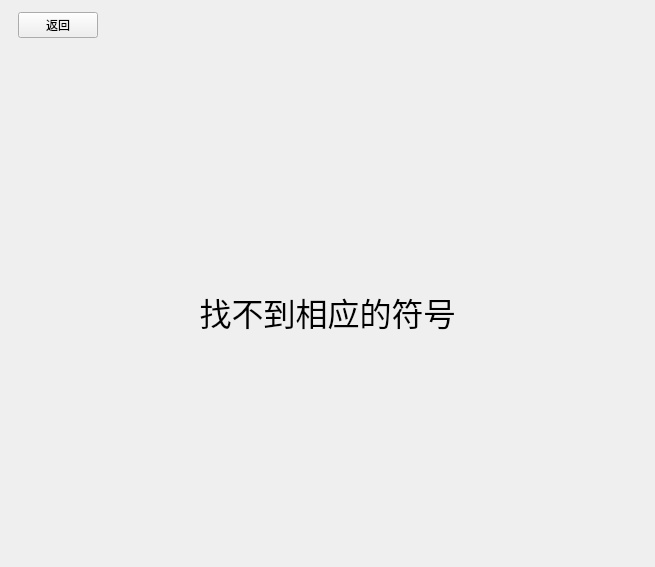
<?xml version="1.0" encoding="UTF-8"?>
<ui version="4.0">
 <class>SearchFailed</class>
 <widget class="QWidget" name="SearchFailed">
  <property name="geometry">
   <rect>
    <x>0</x>
    <y>0</y>
    <width>655</width>
    <height>567</height>
   </rect>
  </property>
  <property name="windowTitle">
   <string>Form</string>
  </property>
  <layout class="QVBoxLayout" name="verticalLayout_2">
   <property name="leftMargin">
    <number>0</number>
   </property>
   <property name="topMargin">
    <number>0</number>
   </property>
   <property name="rightMargin">
    <number>0</number>
   </property>
   <property name="bottomMargin">
    <number>0</number>
   </property>
   <item>
    <layout class="QVBoxLayout" name="verticalLayout" stretch="10,100">
     <item>
      <layout class="QHBoxLayout" name="horizontalLayout">
       <item>
        <spacer name="horizontalSpacer">
         <property name="orientation">
          <enum>Qt::Horizontal</enum>
         </property>
         <property name="sizeType">
          <enum>QSizePolicy::Fixed</enum>
         </property>
         <property name="sizeHint" stdset="0">
          <size>
           <width>18</width>
           <height>20</height>
          </size>
         </property>
        </spacer>
       </item>
       <item>
        <widget class="QPushButton" name="ReturnBtn">
         <property name="minimumSize">
          <size>
           <width>40</width>
           <height>0</height>
          </size>
         </property>
         <property name="text">
          <string>返回</string>
         </property>
        </widget>
       </item>
       <item>
        <spacer name="horizontalSpacer_2">
         <property name="orientation">
          <enum>Qt::Horizontal</enum>
         </property>
         <property name="sizeType">
          <enum>QSizePolicy::Expanding</enum>
         </property>
         <property name="sizeHint" stdset="0">
          <size>
           <width>18</width>
           <height>20</height>
          </size>
         </property>
        </spacer>
       </item>
       <item>
        <widget class="QLabel" name="SearchResultLabel">
         <property name="text">
          <string/>
         </property>
        </widget>
       </item>
       <item>
        <spacer name="horizontalSpacer_3">
         <property name="orientation">
          <enum>Qt::Horizontal</enum>
         </property>
         <property name="sizeType">
          <enum>QSizePolicy::Fixed</enum>
         </property>
         <property name="sizeHint" stdset="0">
          <size>
           <width>23</width>
           <height>20</height>
          </size>
         </property>
        </spacer>
       </item>
      </layout>
     </item>
     <item>
      <layout class="QHBoxLayout" name="horizontalLayout_2" stretch="1,15,1">
       <item>
        <spacer name="horizontalSpacer_4">
         <property name="orientation">
          <enum>Qt::Horizontal</enum>
         </property>
         <property name="sizeHint" stdset="0">
          <size>
           <width>40</width>
           <height>20</height>
          </size>
         </property>
        </spacer>
       </item>
       <item>
        <widget class="QLabel" name="NofindGifLabel">
         <property name="font">
          <font>
           <family>微软雅黑</family>
           <pointsize>24</pointsize>
          </font>
         </property>
         <property name="text">
          <string>找不到相应的符号</string>
         </property>
         <property name="alignment">
          <set>Qt::AlignCenter</set>
         </property>
         <property name="margin">
          <number>4</number>
         </property>
        </widget>
       </item>
       <item>
        <spacer name="horizontalSpacer_5">
         <property name="orientation">
          <enum>Qt::Horizontal</enum>
         </property>
         <property name="sizeHint" stdset="0">
          <size>
           <width>40</width>
           <height>20</height>
          </size>
         </property>
        </spacer>
       </item>
      </layout>
     </item>
    </layout>
   </item>
  </layout>
 </widget>
 <resources/>
 <connections/>
</ui>
